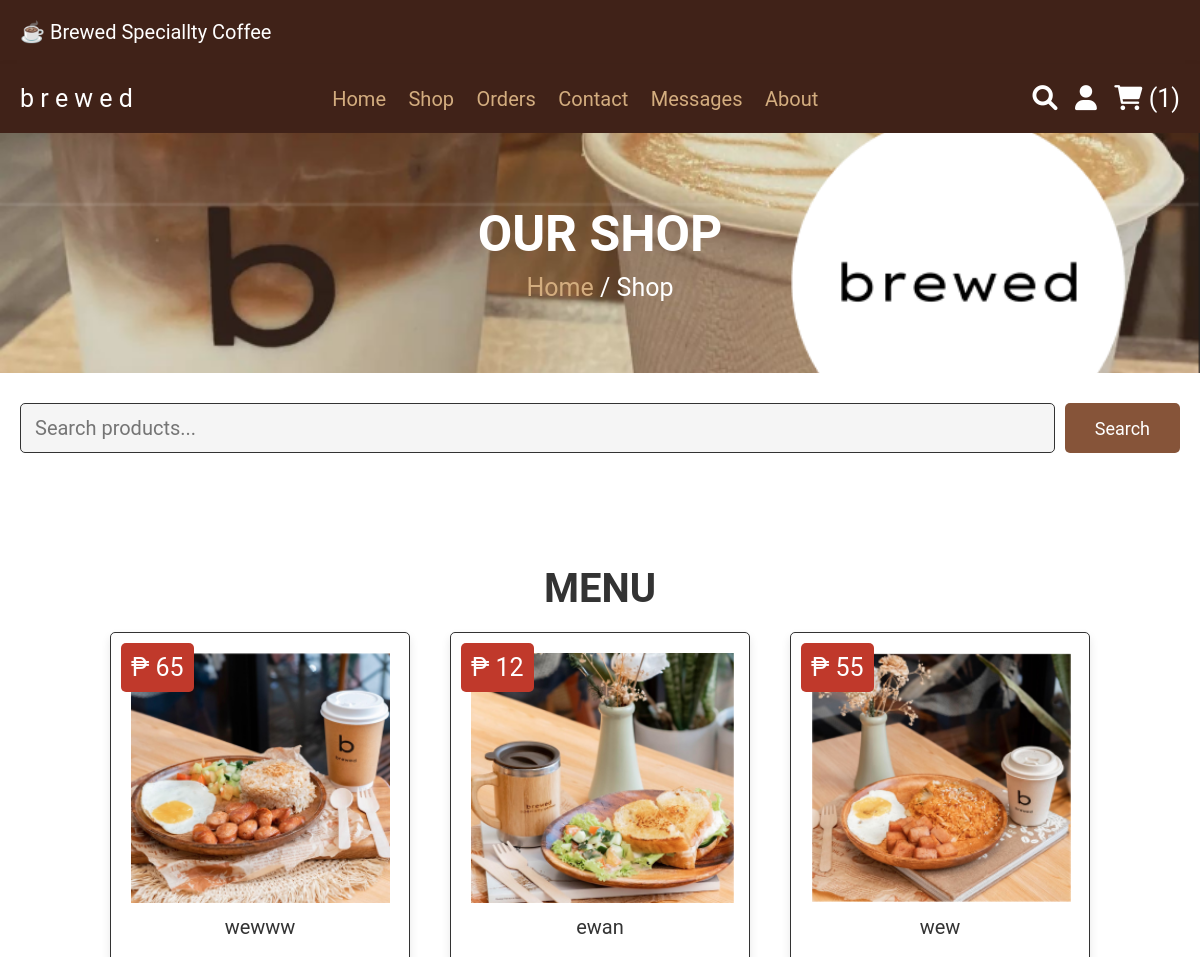
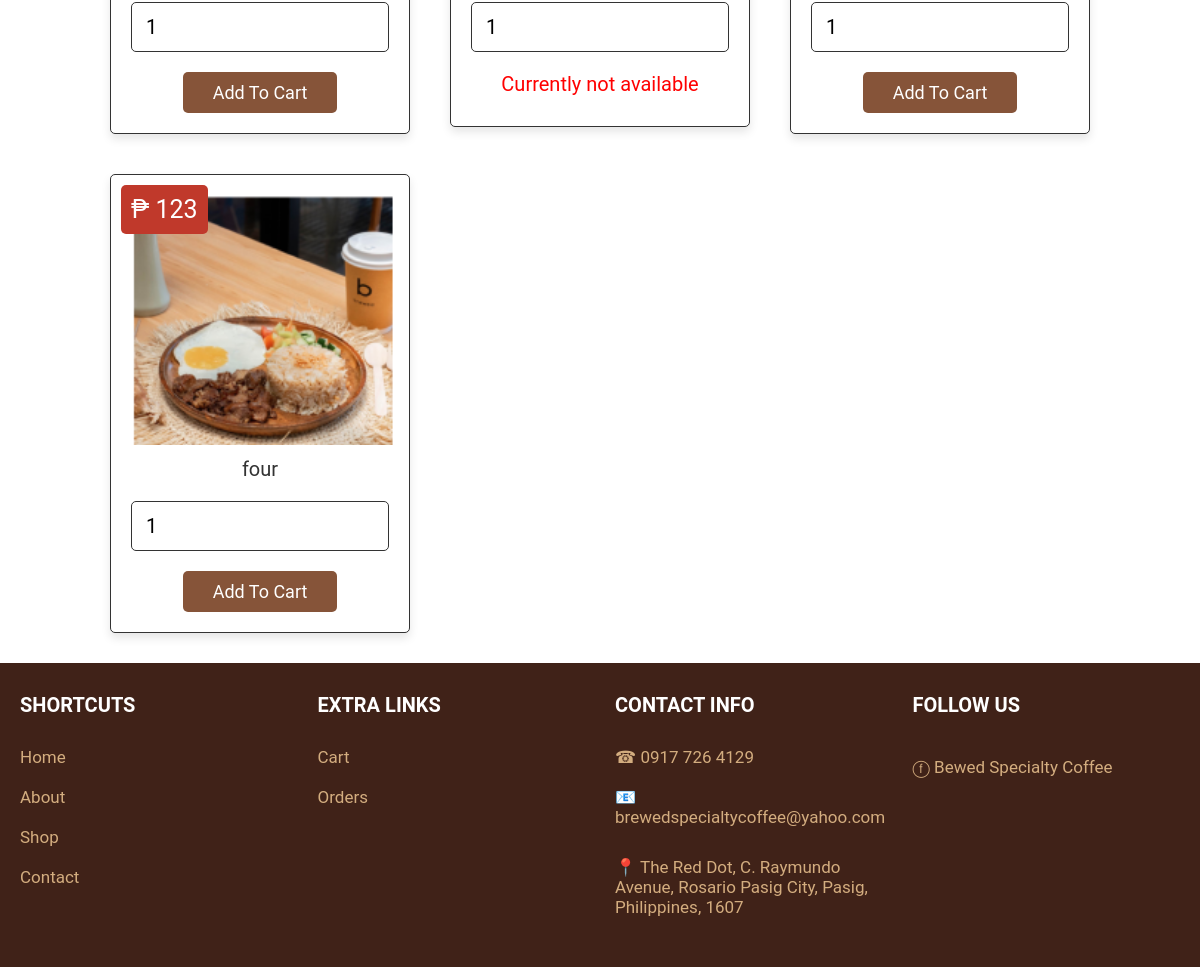
Page /shop.php (signed in) on the committed database (2 pictures, top to bottom).
### tables this page shows
CREATE TABLE `products` (
  `id` int(100) NOT NULL,
  `name` varchar(100) NOT NULL,
  `price` int(100) NOT NULL,
  `image` varchar(100) NOT NULL,
  `quantity` int(100) NOT NULL,
  `archive` int(1) NOT NULL
);

### shop.php (the view, shortened to what this page needs)
<?php
include 'config.php';
$user_id = $_SESSION['user_id'];
?>
<!DOCTYPE html>
<html lang="en">
<head>
   <link rel="stylesheet" href="https://cdnjs.cloudflare.com/ajax/libs/font-awesome/6.0.0/css/all.min.css">
   <link rel="stylesheet" href="css/style.css">
</head>
<body>
<?php include 'header.php'; ?>
<div class="heading">
   <h3>our shop</h3>
   <p> <a href="home.php">Home</a> / Shop </p>
</div>
<section class="search-form">
   <form action="" method="post">
      <input type="text" name="search" placeholder="Search products..." class="box">
      <input type="submit" name="submit" value="search" class="btn">
   </form>
</section>
<br>
<br>
<section class="products" style="padding-top: 0;">
</section>
<section class="menu">
   <h1 class="title">menu</h1>
   <div class="box-container">
      <?php
         $select_products = mysqli_query($conn, "SELECT * FROM `products`") or die('query failed');
         if(mysqli_num_rows($select_products) > 0){
            while($fetch_products = mysqli_fetch_assoc($select_products)){
      ?>
     <form action="" method="post" class="box">
      <img class="image" src="uploaded_img/<?php echo $fetch_products['image']; ?>" alt="">
      <div class="name"><?php echo $fetch_products['name']; ?></div>
      <div class="price">₱ <?php echo $fetch_products['price']; ?></div>
      <input type="number"  class="qty" name="product_quantity" min="1" max="10" value="1">
      <?php if ($fetch_products['quantity'] >= 11) { ?>
        <input type="submit" value="add to cart" name="add_to_cart" class="btn">
      <?php } else { ?>
        <div class="name"><span style="color:red">Currently not available</span></div>
      <?php } ?>
     </form>
      <?php
         }
      }else{
         echo '<p class="empty">No products added yet!</p>';
      }
      ?>
   </div>
</section>
<?php include 'footer.php'; ?>
</body>
</html>

### header.php (shortened to what this page needs)
<header class="header">
   <div class="header-1">
      <div class="flex">
            <p> ☕️ brewed speciallty coffee </p>
      </div>
   </div>
   <div class="header-2">
      <div class="flex">
         <a href="home.php" class="logo">b r e w e d</a>
         <nav class="navbar">
            <a href="home.php">Home</a>
            <a href="shop.php">Shop</a>
            <a href="orders.php">Orders</a>
			<a href="contact.php">Contact</a>
            <a href="message.php">Messages</a>
            <a href="about.php">About</a>
         </nav>
         <div class="icons">
            <a href="search_page.php" class="fas fa-search"></a>
            <div id="user-btn" class="fas fa-user"></div>
            <?php
               $select_cart_number = mysqli_query($conn, "SELECT * FROM `cart` WHERE user_id = '$user_id'") or die('query failed');
               $cart_rows_number = mysqli_num_rows($select_cart_number);
            ?>
            <a href="cart.php"> <i class="fas fa-shopping-cart"></i> <span>(<?php echo $cart_rows_number; ?>)</span> </a>
         </div>
      </div>
   </div>
</header>

### footer.php
<section class="footer">
   <div class="box-container">
      <div class="box">
         <h3>Shortcuts</h3>
         <a href="home.php">Home</a>
         <a href="about.php">About</a>
         <a href="shop.php">Shop</a>
         <a href="contact.php">Contact</a>
      </div>
      <div class="box">
         <h3>Extra links</h3>
         <a href="cart.php">Cart</a>
         <a href="orders.php">Orders</a>
      </div>
      <div class="box">
         <h3>contact info</h3>
         <p> <span>☎</span> 0917 726 4129 </p>
         <p> <span>📧</span> brewedspecialtycoffee@yahoo.com </p>
         <p> <a href="https://www.google.com/maps/place/The+Red+Dot+Pasig/@14.5856935,121.085904,17z/data=!3m1!4b1!4m6!3m5!1s0x3397c74adf99bd55:0x958b4e53374ce504!8m2!3d14.5856935!4d121.0880927!16s%2Fg%2F11rjj9tf1_"><span>📍</span> The Red Dot, C. Raymundo Avenue, Rosario Pasig City, Pasig, Philippines, 1607</a> </p>
      </div>
      <div class="box">
         <h3>follow us</h3>
         <p> <a href="https://www.facebook.com/brewedspecialtycoffee/"> ⓕ Bewed Specialty Coffee</a> </p>
      </div>
   </div>
</section>

### css/style.css (style rules this page uses)
:root { --red:#c0392b; --black:#333; --white:#fff; --light-brown:#FEF8D0; --dark-brown:#402218; --mid-brown:#865439; --light-color:#666; --brown:#d3ad7f; --light-white:#ccc; --light-bg:#f5f5f5; --border:.1rem solid var(--black); --box-shadow:0 .5rem 1rem rgba(0,0,0,.1); }
* { font-family: 'Roboto', sans-serif; margin:0; padding:0; box-sizing: border-box; outline: none; border:none; text-decoration: none; transition: .2s linear; scroll-behavior: smooth; }
html { font-size: 62.5%; overflow-x: hidden; }
section { padding:3rem 2rem; }
.title { text-align: center; margin-bottom: 2rem; text-transform: uppercase; color:var(--black); font-size: 4rem; }
.btn, .option-btn, .delete-btn, .white-btn { display: inline-block; margin-top: 1rem; padding:1rem 3rem; cursor: pointer; color:var(--white); font-size: 1.8rem; border-radius: .5rem; text-transform: capitalize; }
.white-btn, .btn { background-color: var(--mid-brown); }
.heading { min-height: 30vh; display: flex; flex-flow: column; align-items: center; justify-content: center; gap:1rem; background: url(../images/back-ground.PNG) no-repeat; background-size: cover; background-position: center; text-align: center; }
.heading h3 { font-size: 5rem; color:var(--white); text-transform: uppercase; }
.heading p { font-size: 2.5rem; color:var(--white); }
.heading p a { color:var(--brown); }
.header .header-1 { background-color: var(--dark-brown); }
.header .header-1 .flex { padding:2rem; display: flex; align-items: center; justify-content: space-between; max-width: 1200px; margin:0 auto; }
.header .header-2 { background-color: var(--dark-brown); box-shadow: var(--box-shadow); }
.header .header-2 .flex { padding:2rem; display: flex; align-items: center; justify-content: space-between; max-width: 1200px; margin:0 auto; position: relative; }
.header .header-1 .flex p { font-size: 2rem; color:var(--white); text-transform: capitalize; }
.header .header-2 .flex .logo { font-size: 2.5rem; color:var(--white); }
.header .header-2 .flex .navbar a { margin:0 1rem; font-size: 2rem; color:var(--brown); text-transform: capitalize; }
.header .header-2 .flex .icons > * { font-size: 2.5rem; color:var(--white); cursor: pointer; margin-left: 1.5rem; }
.menu .box-container { max-width: 1500px; margin:0 auto; display: grid; grid-template-columns: repeat(auto-fit, 30rem); align-items: flex-start; gap:4rem; justify-content: center; }
.menu .box-container .box { border-radius: .5rem; background-color: var(--white); box-shadow: var(--box-shadow); padding:2rem; text-align: center; border:var(--border); position: relative; }
.menu .box-container .box .image { height: 25rem; }
.menu .box-container .box .name { padding:1rem 0; font-size: 2rem; color:var(--black); }
.menu .box-container .box .qty { width: 100%; padding:1.2rem 1.4rem; border-radius: .5rem; border:var(--border); margin:1rem 0; font-size: 2rem; }
.menu .box-container .box .price { position: absolute; top:1rem; left:1rem; border-radius: .5rem; padding:1rem; font-size: 2.5rem; color:var(--white); background-color: var(--red); }
.search-form form { max-width: 1200px; margin:0 auto; display: flex; gap:1rem; }
.search-form form .btn { margin-top: 0; }
.search-form form .box { width: 100%; padding:1.2rem 1.4rem; border:var(--border); font-size: 2rem; color:var(--black); background-color: var(--light-bg); border-radius: .5rem; }
.footer { background-color: var(--dark-brown); }
.footer .box-container { max-width: 1200px; margin:0 auto; display: grid; grid-template-columns: repeat(auto-fit, minmax(25rem, 1fr)); gap:3rem; }
.footer .box-container .box h3 { text-transform: uppercase; color:var(--white); font-size: 2rem; padding-bottom: 2rem; }
.footer .box-container .box p, .footer .box-container .box a { display: block; font-size: 1.7rem; color:var(--brown); padding:1rem 0; }

### rows in the picture
products: image (picture), name "wewww", price "65"
products: image (picture), name "ewan", price "12", quantity "Currently not available"
products: image (picture), name "wew", price "55"
products: image (picture), name "four", price "123"

### other values in the picture
$cart_rows_number "1"
